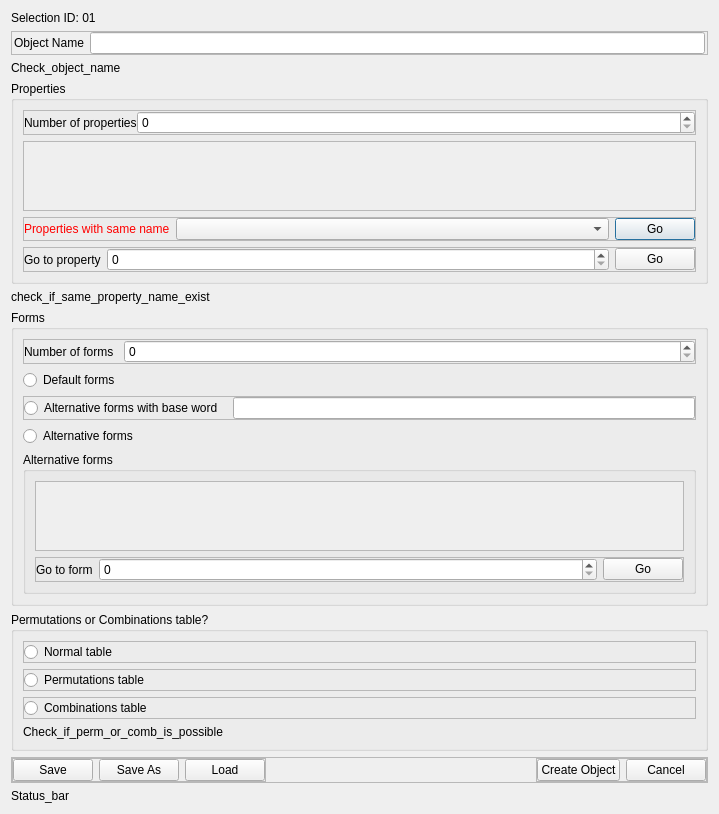
<?xml version="1.0" encoding="UTF-8"?>
<ui version="4.0">
 <class>Dialog</class>
 <widget class="QDialog" name="Dialog">
  <property name="geometry">
   <rect>
    <x>0</x>
    <y>0</y>
    <width>719</width>
    <height>780</height>
   </rect>
  </property>
  <property name="windowTitle">
   <string>Dialog</string>
  </property>
  <layout class="QVBoxLayout" name="verticalLayout">
   <item>
    <widget class="QLabel" name="label_2">
     <property name="text">
      <string>Selection ID: 01</string>
     </property>
    </widget>
   </item>
   <item>
    <widget class="QFrame" name="frame_6">
     <property name="sizePolicy">
      <sizepolicy hsizetype="Expanding" vsizetype="Preferred">
       <horstretch>0</horstretch>
       <verstretch>0</verstretch>
      </sizepolicy>
     </property>
     <property name="locale">
      <locale language="English" country="UnitedStates"/>
     </property>
     <property name="frameShape">
      <enum>QFrame::Shape::StyledPanel</enum>
     </property>
     <property name="frameShadow">
      <enum>QFrame::Shadow::Raised</enum>
     </property>
     <layout class="QHBoxLayout" name="horizontalLayout_7">
      <property name="leftMargin">
       <number>2</number>
      </property>
      <property name="topMargin">
       <number>0</number>
      </property>
      <property name="rightMargin">
       <number>2</number>
      </property>
      <property name="bottomMargin">
       <number>0</number>
      </property>
      <item>
       <widget class="QLabel" name="label_6">
        <property name="text">
         <string>Object Name</string>
        </property>
       </widget>
      </item>
      <item>
       <widget class="QLineEdit" name="lineEdit_3"/>
      </item>
     </layout>
    </widget>
   </item>
   <item>
    <widget class="QLabel" name="label_5">
     <property name="sizePolicy">
      <sizepolicy hsizetype="Expanding" vsizetype="Preferred">
       <horstretch>0</horstretch>
       <verstretch>0</verstretch>
      </sizepolicy>
     </property>
     <property name="text">
      <string>Check_object_name</string>
     </property>
     <property name="wordWrap">
      <bool>true</bool>
     </property>
    </widget>
   </item>
   <item>
    <widget class="QGroupBox" name="groupBox_3">
     <property name="sizePolicy">
      <sizepolicy hsizetype="Expanding" vsizetype="Expanding">
       <horstretch>0</horstretch>
       <verstretch>0</verstretch>
      </sizepolicy>
     </property>
     <property name="title">
      <string>Properties</string>
     </property>
     <layout class="QVBoxLayout" name="verticalLayout_2">
      <item>
       <widget class="QFrame" name="frame_12">
        <property name="frameShape">
         <enum>QFrame::Shape::StyledPanel</enum>
        </property>
        <property name="frameShadow">
         <enum>QFrame::Shadow::Raised</enum>
        </property>
        <layout class="QHBoxLayout" name="horizontalLayout_8" stretch="0,5">
         <property name="spacing">
          <number>0</number>
         </property>
         <property name="leftMargin">
          <number>0</number>
         </property>
         <property name="topMargin">
          <number>0</number>
         </property>
         <property name="rightMargin">
          <number>0</number>
         </property>
         <property name="bottomMargin">
          <number>0</number>
         </property>
         <item>
          <widget class="QLabel" name="label_7">
           <property name="text">
            <string>Number of properties</string>
           </property>
          </widget>
         </item>
         <item>
          <widget class="QSpinBox" name="spinBox_2"/>
         </item>
        </layout>
       </widget>
      </item>
      <item>
       <widget class="QScrollArea" name="scrollArea_2">
        <property name="widgetResizable">
         <bool>true</bool>
        </property>
        <widget class="QWidget" name="scrollAreaWidgetContents">
         <property name="geometry">
          <rect>
           <x>0</x>
           <y>0</y>
           <width>679</width>
           <height>54</height>
          </rect>
         </property>
         <layout class="QVBoxLayout" name="verticalLayout_3"/>
        </widget>
       </widget>
      </item>
      <item>
       <widget class="QFrame" name="frame_15">
        <property name="frameShape">
         <enum>QFrame::Shape::StyledPanel</enum>
        </property>
        <property name="frameShadow">
         <enum>QFrame::Shadow::Raised</enum>
        </property>
        <layout class="QHBoxLayout" name="horizontalLayout_14" stretch="0,6,0">
         <property name="leftMargin">
          <number>0</number>
         </property>
         <property name="topMargin">
          <number>0</number>
         </property>
         <property name="rightMargin">
          <number>0</number>
         </property>
         <property name="bottomMargin">
          <number>0</number>
         </property>
         <item>
          <widget class="QLabel" name="label_11">
           <property name="styleSheet">
            <string notr="true">color: red;</string>
           </property>
           <property name="text">
            <string>Properties with same name</string>
           </property>
          </widget>
         </item>
         <item>
          <widget class="QComboBox" name="comboBox"/>
         </item>
         <item>
          <widget class="QPushButton" name="pushButton_8">
           <property name="text">
            <string>Go</string>
           </property>
          </widget>
         </item>
        </layout>
       </widget>
      </item>
      <item alignment="Qt::AlignmentFlag::AlignBottom">
       <widget class="QFrame" name="frame_14">
        <property name="frameShape">
         <enum>QFrame::Shape::StyledPanel</enum>
        </property>
        <property name="frameShadow">
         <enum>QFrame::Shadow::Raised</enum>
        </property>
        <layout class="QHBoxLayout" name="horizontalLayout_13" stretch="0,7,0">
         <property name="leftMargin">
          <number>0</number>
         </property>
         <property name="topMargin">
          <number>0</number>
         </property>
         <property name="rightMargin">
          <number>0</number>
         </property>
         <property name="bottomMargin">
          <number>0</number>
         </property>
         <item>
          <widget class="QLabel" name="label_10">
           <property name="text">
            <string>Go to property</string>
           </property>
          </widget>
         </item>
         <item>
          <widget class="QSpinBox" name="spinBox_3"/>
         </item>
         <item>
          <widget class="QPushButton" name="pushButton_7">
           <property name="text">
            <string>Go</string>
           </property>
          </widget>
         </item>
        </layout>
       </widget>
      </item>
     </layout>
    </widget>
   </item>
   <item>
    <widget class="QLabel" name="label_9">
     <property name="text">
      <string>check_if_same_property_name_exist</string>
     </property>
    </widget>
   </item>
   <item>
    <widget class="QGroupBox" name="groupBox">
     <property name="sizePolicy">
      <sizepolicy hsizetype="Expanding" vsizetype="Expanding">
       <horstretch>0</horstretch>
       <verstretch>0</verstretch>
      </sizepolicy>
     </property>
     <property name="title">
      <string>Forms</string>
     </property>
     <layout class="QVBoxLayout" name="verticalLayout_4">
      <item>
       <widget class="QFrame" name="frame_7">
        <property name="sizePolicy">
         <sizepolicy hsizetype="Expanding" vsizetype="Preferred">
          <horstretch>0</horstretch>
          <verstretch>0</verstretch>
         </sizepolicy>
        </property>
        <property name="frameShape">
         <enum>QFrame::Shape::StyledPanel</enum>
        </property>
        <property name="frameShadow">
         <enum>QFrame::Shadow::Raised</enum>
        </property>
        <layout class="QHBoxLayout" name="horizontalLayout_6">
         <property name="spacing">
          <number>10</number>
         </property>
         <property name="leftMargin">
          <number>0</number>
         </property>
         <property name="topMargin">
          <number>0</number>
         </property>
         <property name="rightMargin">
          <number>0</number>
         </property>
         <property name="bottomMargin">
          <number>0</number>
         </property>
         <item>
          <widget class="QLabel" name="label_4">
           <property name="sizePolicy">
            <sizepolicy hsizetype="Maximum" vsizetype="Preferred">
             <horstretch>0</horstretch>
             <verstretch>0</verstretch>
            </sizepolicy>
           </property>
           <property name="text">
            <string>Number of forms</string>
           </property>
          </widget>
         </item>
         <item>
          <widget class="QSpinBox" name="spin_box"/>
         </item>
        </layout>
       </widget>
      </item>
      <item>
       <widget class="QRadioButton" name="radioButton_4">
        <property name="text">
         <string>Default forms</string>
        </property>
       </widget>
      </item>
      <item>
       <widget class="QFrame" name="frame_8">
        <property name="frameShape">
         <enum>QFrame::Shape::StyledPanel</enum>
        </property>
        <property name="frameShadow">
         <enum>QFrame::Shadow::Raised</enum>
        </property>
        <layout class="QHBoxLayout" name="horizontalLayout_5">
         <property name="spacing">
          <number>10</number>
         </property>
         <property name="leftMargin">
          <number>0</number>
         </property>
         <property name="topMargin">
          <number>0</number>
         </property>
         <property name="rightMargin">
          <number>0</number>
         </property>
         <property name="bottomMargin">
          <number>0</number>
         </property>
         <item>
          <widget class="QRadioButton" name="radioButton_5">
           <property name="text">
            <string>Alternative forms with base word</string>
           </property>
          </widget>
         </item>
         <item>
          <widget class="QLineEdit" name="lineEdit_2"/>
         </item>
        </layout>
       </widget>
      </item>
      <item>
       <widget class="QRadioButton" name="radioButton_6">
        <property name="text">
         <string>Alternative forms</string>
        </property>
       </widget>
      </item>
      <item>
       <widget class="QGroupBox" name="groupBox_4">
        <property name="sizePolicy">
         <sizepolicy hsizetype="Expanding" vsizetype="Expanding">
          <horstretch>0</horstretch>
          <verstretch>0</verstretch>
         </sizepolicy>
        </property>
        <property name="title">
         <string>Alternative forms</string>
        </property>
        <layout class="QVBoxLayout" name="verticalLayout_7">
         <item>
          <widget class="QScrollArea" name="scrollArea">
           <property name="horizontalScrollBarPolicy">
            <enum>Qt::ScrollBarPolicy::ScrollBarAlwaysOff</enum>
           </property>
           <property name="widgetResizable">
            <bool>true</bool>
           </property>
           <widget class="QWidget" name="widget">
            <property name="geometry">
             <rect>
              <x>0</x>
              <y>0</y>
              <width>659</width>
              <height>54</height>
             </rect>
            </property>
            <property name="sizePolicy">
             <sizepolicy hsizetype="Expanding" vsizetype="Expanding">
              <horstretch>0</horstretch>
              <verstretch>0</verstretch>
             </sizepolicy>
            </property>
            <layout class="QVBoxLayout" name="verticalLayout_8">
             <property name="spacing">
              <number>3</number>
             </property>
             <property name="leftMargin">
              <number>2</number>
             </property>
             <property name="topMargin">
              <number>2</number>
             </property>
             <property name="rightMargin">
              <number>2</number>
             </property>
             <property name="bottomMargin">
              <number>2</number>
             </property>
            </layout>
           </widget>
          </widget>
         </item>
         <item>
          <widget class="QFrame" name="frame_13">
           <property name="frameShape">
            <enum>QFrame::Shape::StyledPanel</enum>
           </property>
           <property name="frameShadow">
            <enum>QFrame::Shadow::Raised</enum>
           </property>
           <layout class="QHBoxLayout" name="horizontalLayout_12" stretch="0,7,0">
            <property name="leftMargin">
             <number>0</number>
            </property>
            <property name="topMargin">
             <number>0</number>
            </property>
            <property name="rightMargin">
             <number>0</number>
            </property>
            <property name="bottomMargin">
             <number>0</number>
            </property>
            <item>
             <widget class="QLabel" name="label_3">
              <property name="text">
               <string>Go to form</string>
              </property>
             </widget>
            </item>
            <item>
             <widget class="QSpinBox" name="spinBox"/>
            </item>
            <item>
             <widget class="QPushButton" name="pushButton_3">
              <property name="text">
               <string>Go</string>
              </property>
             </widget>
            </item>
           </layout>
          </widget>
         </item>
        </layout>
       </widget>
      </item>
     </layout>
    </widget>
   </item>
   <item>
    <widget class="QGroupBox" name="groupBox_2">
     <property name="title">
      <string>Permutations or Combinations table?</string>
     </property>
     <layout class="QVBoxLayout" name="verticalLayout_6">
      <item>
       <widget class="QFrame" name="frame_10">
        <property name="frameShape">
         <enum>QFrame::Shape::StyledPanel</enum>
        </property>
        <property name="frameShadow">
         <enum>QFrame::Shadow::Raised</enum>
        </property>
        <layout class="QHBoxLayout" name="horizontalLayout_9">
         <property name="spacing">
          <number>0</number>
         </property>
         <property name="leftMargin">
          <number>0</number>
         </property>
         <property name="topMargin">
          <number>0</number>
         </property>
         <property name="rightMargin">
          <number>0</number>
         </property>
         <property name="bottomMargin">
          <number>0</number>
         </property>
         <item>
          <widget class="QRadioButton" name="radioButton">
           <property name="text">
            <string>Normal table</string>
           </property>
          </widget>
         </item>
        </layout>
       </widget>
      </item>
      <item>
       <widget class="QFrame" name="frame_11">
        <property name="frameShape">
         <enum>QFrame::Shape::StyledPanel</enum>
        </property>
        <property name="frameShadow">
         <enum>QFrame::Shadow::Raised</enum>
        </property>
        <layout class="QHBoxLayout" name="horizontalLayout_10">
         <property name="spacing">
          <number>0</number>
         </property>
         <property name="leftMargin">
          <number>0</number>
         </property>
         <property name="topMargin">
          <number>0</number>
         </property>
         <property name="rightMargin">
          <number>0</number>
         </property>
         <property name="bottomMargin">
          <number>0</number>
         </property>
         <item alignment="Qt::AlignmentFlag::AlignLeft">
          <widget class="QRadioButton" name="radioButton_2">
           <property name="text">
            <string>Permutations table</string>
           </property>
          </widget>
         </item>
        </layout>
       </widget>
      </item>
      <item>
       <widget class="QFrame" name="frame_9">
        <property name="frameShape">
         <enum>QFrame::Shape::StyledPanel</enum>
        </property>
        <property name="frameShadow">
         <enum>QFrame::Shadow::Raised</enum>
        </property>
        <layout class="QHBoxLayout" name="horizontalLayout_11">
         <property name="spacing">
          <number>0</number>
         </property>
         <property name="leftMargin">
          <number>0</number>
         </property>
         <property name="topMargin">
          <number>0</number>
         </property>
         <property name="rightMargin">
          <number>0</number>
         </property>
         <property name="bottomMargin">
          <number>0</number>
         </property>
         <item>
          <widget class="QRadioButton" name="radioButton_3">
           <property name="text">
            <string>Combinations table</string>
           </property>
          </widget>
         </item>
        </layout>
       </widget>
      </item>
      <item>
       <widget class="QLabel" name="label_8">
        <property name="text">
         <string>Check_if_perm_or_comb_is_possible</string>
        </property>
       </widget>
      </item>
     </layout>
    </widget>
   </item>
   <item>
    <widget class="QFrame" name="frame_2">
     <property name="frameShape">
      <enum>QFrame::Shape::StyledPanel</enum>
     </property>
     <property name="frameShadow">
      <enum>QFrame::Shadow::Raised</enum>
     </property>
     <layout class="QHBoxLayout" name="horizontalLayout_2">
      <property name="leftMargin">
       <number>0</number>
      </property>
      <property name="topMargin">
       <number>0</number>
      </property>
      <property name="rightMargin">
       <number>0</number>
      </property>
      <property name="bottomMargin">
       <number>0</number>
      </property>
      <item alignment="Qt::AlignmentFlag::AlignLeft">
       <widget class="QFrame" name="frame_3">
        <property name="frameShape">
         <enum>QFrame::Shape::StyledPanel</enum>
        </property>
        <property name="frameShadow">
         <enum>QFrame::Shadow::Raised</enum>
        </property>
        <layout class="QHBoxLayout" name="horizontalLayout_3">
         <property name="leftMargin">
          <number>0</number>
         </property>
         <property name="topMargin">
          <number>0</number>
         </property>
         <property name="rightMargin">
          <number>0</number>
         </property>
         <property name="bottomMargin">
          <number>0</number>
         </property>
         <item>
          <widget class="QPushButton" name="pushButton_4">
           <property name="text">
            <string>Save</string>
           </property>
          </widget>
         </item>
         <item>
          <widget class="QPushButton" name="pushButton_5">
           <property name="text">
            <string>Save As</string>
           </property>
          </widget>
         </item>
         <item>
          <widget class="QPushButton" name="pushButton_6">
           <property name="text">
            <string>Load</string>
           </property>
          </widget>
         </item>
        </layout>
       </widget>
      </item>
      <item alignment="Qt::AlignmentFlag::AlignRight">
       <widget class="QFrame" name="frame">
        <property name="frameShape">
         <enum>QFrame::Shape::StyledPanel</enum>
        </property>
        <property name="frameShadow">
         <enum>QFrame::Shadow::Raised</enum>
        </property>
        <layout class="QHBoxLayout" name="horizontalLayout" stretch="1,1">
         <property name="leftMargin">
          <number>0</number>
         </property>
         <property name="topMargin">
          <number>0</number>
         </property>
         <property name="rightMargin">
          <number>0</number>
         </property>
         <property name="bottomMargin">
          <number>0</number>
         </property>
         <item>
          <widget class="QPushButton" name="pushButton">
           <property name="text">
            <string>Create Object</string>
           </property>
          </widget>
         </item>
         <item>
          <widget class="QPushButton" name="pushButton_2">
           <property name="text">
            <string>Cancel</string>
           </property>
          </widget>
         </item>
        </layout>
       </widget>
      </item>
     </layout>
    </widget>
   </item>
   <item>
    <widget class="QLabel" name="label">
     <property name="text">
      <string>Status_bar</string>
     </property>
    </widget>
   </item>
  </layout>
 </widget>
 <resources/>
 <connections/>
</ui>
